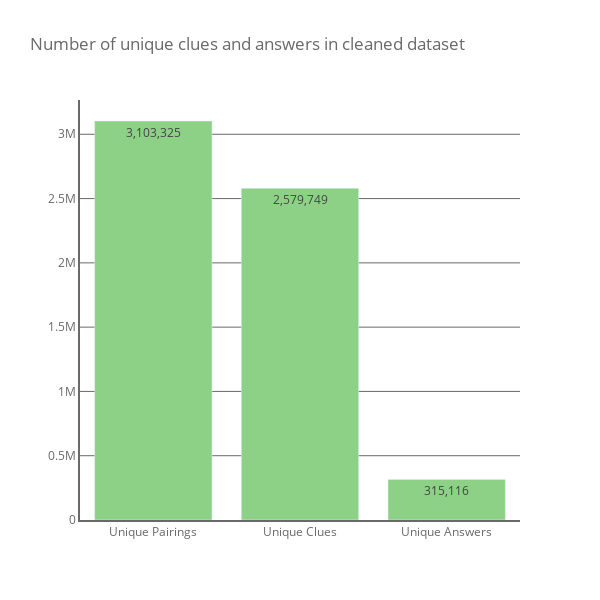

Notebook code cell kept with this figure:
### Code cell
labels = [  'Unique Pairings',
            'Unique Clues',
            'Unique Answers'
            ]
values = [  proportions['pairings'],
            proportions['clues'],
            proportions['answers']
            ]

fig = go.Figure()
trace = go.Bar( x=labels, 
                y=values,
                text=values,
                textposition='auto',
                texttemplate='%{text:,}', 
                marker_color=GREEN, 
                )

fig.add_trace(trace)

fig.update_layout(width=600, 
                  height=600,
                  plot_bgcolor='white', 
                  title = 'Number of unique clues and answers in cleaned dataset', 
                  font_color = GREY
                  )

fig.update_yaxes(showline=True, linewidth=2, linecolor=GREY, gridcolor=GREY)
fig.update_xaxes(showline=True, linewidth=2, linecolor=GREY, showgrid=False)
fig.show()

### Figure 1 — Plotly figure (JSON) as saved in the notebook; plotly's stock layout.template omitted (floating-point values rounded to 4 significant figures)
{"data": [{"marker": {"color": "#8CD186"}, "text": ["3103325", "2579749", "315116"], "textposition": "auto", "texttemplate": "%{text:,}", "type": "bar", "x": ["Unique Pairings", "Unique Clues", "Unique Answers"], "y": [3103325, 2579749, 315116]}], "layout": {"font": {"color": "#696969"}, "height": 600, "plot_bgcolor": "white", "title": {"text": "Number of unique clues and answers in cleaned dataset"}, "width": 600, "xaxis": {"linecolor": "#696969", "linewidth": 2, "showgrid": false, "showline": true}, "yaxis": {"gridcolor": "#696969", "linecolor": "#696969", "linewidth": 2, "showline": true}}}
